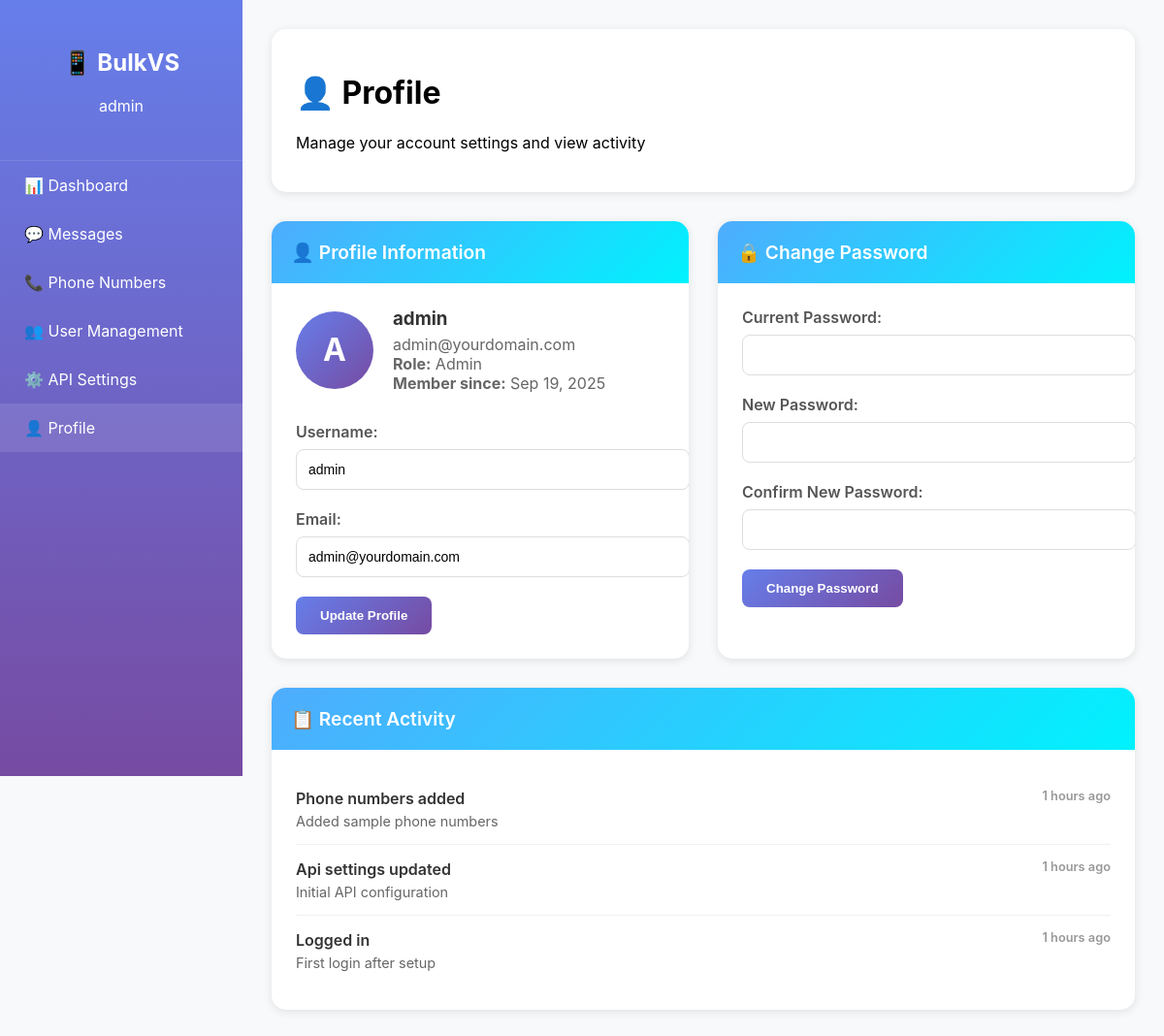
The app's page /profile.php (signed in) with its own data.
### tables this page shows
CREATE TABLE users (
    id INT PRIMARY KEY AUTO_INCREMENT,
    username VARCHAR(50) UNIQUE NOT NULL,
    email VARCHAR(100) UNIQUE NOT NULL,
    password_hash VARCHAR(255) NOT NULL,
    role ENUM('admin', 'user') DEFAULT 'user',
    is_active BOOLEAN DEFAULT TRUE,
    created_at TIMESTAMP DEFAULT CURRENT_TIMESTAMP,
    updated_at TIMESTAMP DEFAULT CURRENT_TIMESTAMP ON UPDATE CURRENT_TIMESTAMP
);

CREATE TABLE activity_log (
    id INT PRIMARY KEY AUTO_INCREMENT,
    user_id INT NOT NULL,
    action VARCHAR(100) NOT NULL,
    details TEXT,
    ip_address VARCHAR(45),
    created_at TIMESTAMP DEFAULT CURRENT_TIMESTAMP,
    FOREIGN KEY (user_id) REFERENCES users(id) ON DELETE CASCADE,
    INDEX idx_user_id (user_id),
    INDEX idx_action (action),
    INDEX idx_created_at (created_at)
);

### includes/session.php (called while the page is built, shortened)
<?php
function getCurrentUser() {
    if (isset($_SESSION['user_id'])) {
        return [
            'id' => $_SESSION['user_id'],
            'username' => $_SESSION['username'],
            'email' => $_SESSION['email'],
            'role' => $_SESSION['role']
        ];
    }
    return null;
}
?>

### classes/User.php (called while the page is built, shortened)
<?php
class User {
    private $conn;
    private $table_name = "users";
    public function __construct($db) {
        $this->conn = $db;
    }
    public function getById($id) {
        $query = "SELECT * FROM " . $this->table_name . " WHERE id = :id LIMIT 1";
        $stmt = $this->conn->prepare($query);
        $stmt->bindParam(":id", $id);
        $stmt->execute();
        return $stmt->fetch(PDO::FETCH_ASSOC);
    }
}
?>

### includes/functions.php (called while the page is built, shortened)
<?php
function timeAgo($datetime) {
    $time = time() - strtotime($datetime);
    if ($time < 60) {
        return 'Just now';
    } elseif ($time < 3600) {
        return floor($time/60) . ' min ago';
    } elseif ($time < 86400) {
        return floor($time/3600) . ' hours ago';
    } elseif ($time < 2592000) {
        return floor($time/86400) . ' days ago';
    } else {
        return date('M j, Y', strtotime($datetime));
    }
}
?>

### profile.php (the view, shortened to what this page needs)
<?php
require_once 'classes/User.php';
require_once 'includes/session.php';
require_once 'includes/functions.php';
$database = new Database();
$db = $database->getConnection();
$user = new User($db);
$current_user = getCurrentUser();
$user_data = $user->getById($current_user['id']);
$activity_query = "SELECT * FROM activity_log WHERE user_id = :user_id ORDER BY created_at DESC LIMIT 20";
$activity_stmt = $db->prepare($activity_query);
$activity_stmt->bindParam(':user_id', $current_user['id']);
$activity_stmt->execute();
$activities = $activity_stmt->fetchAll(PDO::FETCH_ASSOC);
?>
<!DOCTYPE html>
<html lang="en">
<head>
</head>
<body>
    <div class="sidebar">
        <div class="sidebar-header">
            <h2>📱 BulkVS</h2>
            <p><?php echo htmlspecialchars($current_user['username']); ?></p>
        </div>
        <nav class="sidebar-nav">
            <a href="dashboard.php" class="nav-item">📊 Dashboard</a>
            <a href="messages.php" class="nav-item">💬 Messages</a>
            <a href="phone-numbers.php" class="nav-item">📞 Phone Numbers</a>
            <?php if ($current_user['role'] === 'admin'): ?>
            <a href="users.php" class="nav-item">👥 User Management</a>
            <a href="settings.php" class="nav-item">⚙️ API Settings</a>
            <?php endif; ?>
            <a href="profile.php" class="nav-item active">👤 Profile</a>
        </nav>
    </div>
    <div class="main-content">
        <div class="page-header">
            <h1>👤 Profile</h1>
            <p>Manage your account settings and view activity</p>
        </div>
        <div class="content-grid">
            <div class="content-card">
                <div class="card-header">👤 Profile Information</div>
                <div class="card-body">
                    <div class="profile-info">
                        <div class="profile-avatar">
                            <?php echo strtoupper(substr($current_user['username'], 0, 1)); ?>
                        </div>
                        <div class="profile-details">
                            <h3><?php echo htmlspecialchars($current_user['username']); ?></h3>
                            <p><?php echo htmlspecialchars($current_user['email']); ?></p>
                            <p><strong>Role:</strong> <?php echo ucfirst($current_user['role']); ?></p>
                            <p><strong>Member since:</strong> <?php echo date('M j, Y', strtotime($user_data['created_at'])); ?></p>
                        </div>
                    </div>
                    <form method="POST">
                        <div class="form-group">
                            <label for="username">Username:</label>
                            <input type="text" id="username" name="username"
                                   value="<?php echo htmlspecialchars($current_user['username']); ?>" required>
                        </div>
                        <div class="form-group">
                            <label for="email">Email:</label>
                            <input type="email" id="email" name="email"
                                   value="<?php echo htmlspecialchars($current_user['email']); ?>" required>
                        </div>
                        <button type="submit" class="btn">Update Profile</button>
                    </form>
                </div>
            </div>
            <div class="content-card">
                <div class="card-header">🔒 Change Password</div>
                <div class="card-body">
                    <form method="POST">
                        <div class="form-group">
                            <label for="current_password">Current Password:</label>
                            <input type="password" id="current_password" name="current_password" required>
                        </div>
                        <div class="form-group">
                            <label for="new_password">New Password:</label>
                            <input type="password" id="new_password" name="new_password" required>
                        </div>
                        <div class="form-group">
                            <label for="confirm_password">Confirm New Password:</label>
                            <input type="password" id="confirm_password" name="confirm_password" required>
                        </div>
                        <button type="submit" class="btn">Change Password</button>
                    </form>
                </div>
            </div>
        </div>
        <div class="content-card" style="margin-top: 30px;">
            <div class="card-header">📋 Recent Activity</div>
            <div class="card-body">
                <?php if (!empty($activities)): ?>
                    <div class="activity-list">
                        <?php foreach ($activities as $activity): ?>
                        <div class="activity-item">
                            <div class="activity-action">
                                <?php
                                $action_labels = [
                                    'login' => 'Logged in',
                                    'message_sent' => 'Sent message',
                                    'message_received' => 'Received message',
                                    'profile_updated' => 'Updated profile',
                                    'password_changed' => 'Changed password'
                                ];
                                echo $action_labels[$activity['action']] ?? ucfirst(str_replace('_', ' ', $activity['action']));
                                ?>
                                <span class="activity-time"><?php echo timeAgo($activity['created_at']); ?></span>
                            </div>
                            <?php if ($activity['details']): ?>
                                <div class="activity-details"><?php echo htmlspecialchars($activity['details']); ?></div>
                            <?php endif; ?>
                        </div>
                        <?php endforeach; ?>
                    </div>
                <?php endif; ?>
            </div>
        </div>
    </div>
</body>
</html>

### profile.php (style rules this page uses)
body { font-family: -apple-system, BlinkMacSystemFont, 'Segoe UI', Roboto, sans-serif; background: #f8f9fa; margin: 0; }
.sidebar { width: 250px; height: 100vh; background: linear-gradient(180deg, #667eea 0%, #764ba2 100%); position: fixed; left: 0; top: 0; color: white; overflow-y: auto; }
.sidebar-header { padding: 30px 20px; text-align: center; border-bottom: 1px solid rgba(255,255,255,0.1); }
.nav-item { display: block; color: white; text-decoration: none; padding: 15px 25px; transition: all 0.3s ease; }
.nav-item:hover, .nav-item.active { background: rgba(255,255,255,0.1); }
.main-content { margin-left: 250px; padding: 30px; }
.page-header { background: white; padding: 25px; border-radius: 15px; box-shadow: 0 2px 10px rgba(0,0,0,0.1); margin-bottom: 30px; }
.content-grid { display: grid; grid-template-columns: 1fr 1fr; gap: 30px; }
.content-card { background: white; border-radius: 15px; box-shadow: 0 2px 10px rgba(0,0,0,0.1); overflow: hidden; }
.card-header { background: linear-gradient(135deg, #4facfe 0%, #00f2fe 100%); color: white; padding: 20px; font-size: 1.2em; font-weight: 600; }
.card-body { padding: 25px; }
.form-group { margin-bottom: 20px; }
.form-group label { display: block; font-weight: 600; color: #555; margin-bottom: 8px; }
.form-group input { width: 100%; padding: 12px; border: 1px solid #ddd; border-radius: 8px; font-size: 14px; }
.btn { background: linear-gradient(135deg, #667eea 0%, #764ba2 100%); color: white; padding: 12px 25px; border: none; border-radius: 8px; font-weight: 600; cursor: pointer; text-decoration: none; display: inline-block; margin-right: 10px; }
.profile-info { display: flex; align-items: center; margin-bottom: 30px; }
.profile-avatar { width: 80px; height: 80px; background: linear-gradient(135deg, #667eea 0%, #764ba2 100%); border-radius: 50%; display: flex; align-items: center; justify-content: center; color: white; font-size: 2em; font-weight: bold; margin-right: 20px; }
.profile-details h3 { margin: 0 0 5px 0; color: #333; }
.profile-details p { margin: 0; color: #666; }
.activity-list { max-height: 400px; overflow-y: auto; }
.activity-item { padding: 15px 0; border-bottom: 1px solid #f0f0f0; }
.activity-item:last-child { border-bottom: none; }
.activity-action { font-weight: 600; color: #333; }
.activity-details { color: #666; font-size: 0.9em; margin-top: 5px; }
.activity-time { color: #999; font-size: 0.8em; float: right; }

### records on screen
users: username "admin", username "A", email "admin@yourdomain.com", role "Admin", created_at "Sep 19, 2025"
activity_log: action "Phone numbers added", created_at "1 hours ago", details "Added sample phone numbers"
activity_log: action "Api settings updated", created_at "1 hours ago", details "Initial API configuration"
activity_log: action "Logged in", created_at "1 hours ago", details "First login after setup"
